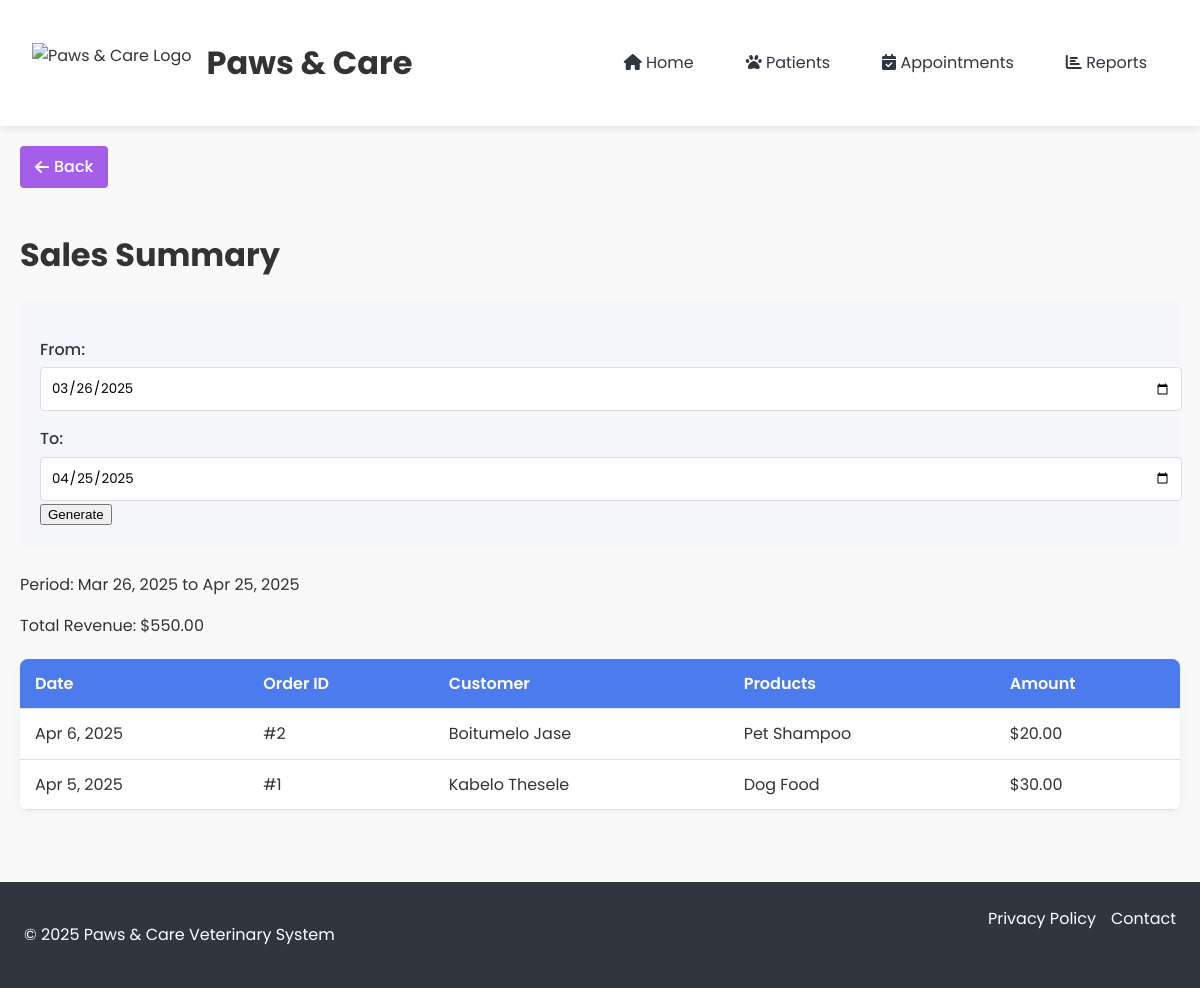
/reports/sales_report.php, run on the app's committed database.
### tables this page shows
CREATE TABLE `Orders` (
  `Order_ID` int NOT NULL AUTO_INCREMENT,
  `Customer_ID` int DEFAULT NULL,
  `Date` date NOT NULL,
  `Total` decimal(10,2) DEFAULT NULL,
  PRIMARY KEY (`Order_ID`),
  KEY `Customer_ID` (`Customer_ID`),
  CONSTRAINT `Orders_ibfk_1` FOREIGN KEY (`Customer_ID`) REFERENCES `Owners` (`Owner_ID`) ON DELETE CASCADE
);

CREATE TABLE `Owners` (
  `Owner_ID` int NOT NULL AUTO_INCREMENT,
  `Name` varchar(100) NOT NULL,
  `Contact` varchar(20) NOT NULL,
  `Email` varchar(100) NOT NULL,
  PRIMARY KEY (`Owner_ID`),
  UNIQUE KEY `Email` (`Email`)
);

### reports/sales_report.php (the view, shortened to what this page needs)
<?php
require_once '../config/db.php';
$start_date = $_GET['start_date'] ?? date('Y-m-d', strtotime('-30 days'));
$end_date = $_GET['end_date'] ?? date('Y-m-d');
$stmt = $pdo->prepare("
    SELECT o.Order_ID, o.Date, o.Total, c.Name AS Customer,
           GROUP_CONCAT(p.Name SEPARATOR ', ') AS Products
    FROM Orders o
    JOIN Owners c ON o.Customer_ID = c.Owner_ID
    JOIN Order_Details od ON o.Order_ID = od.Order_ID
    JOIN Products p ON od.Product_ID = p.Product_ID
    WHERE o.Date BETWEEN ? AND ?
    GROUP BY o.Order_ID
    ORDER BY o.Date DESC
");
$stmt->execute([$start_date, $end_date]);
$sales = $stmt->fetchAll();
$total_stmt = $pdo->prepare("SELECT SUM(Total) AS Revenue FROM Orders WHERE Date BETWEEN ? AND ?");
$total_stmt->execute([$start_date, $end_date]);
$total = $total_stmt->fetch();
require_once '../includes/header.php';
?>
<!DOCTYPE html>
<html>
<head>
    <link rel="stylesheet" href="../assets/css/style.css">
</head>
<body>
    <h1>Sales Summary</h1>
    <form method="GET" class="report-filter">
        <label>From:</label>
        <input type="date" name="start_date" value="<?= $start_date ?>">
        <label>To:</label>
        <input type="date" name="end_date" value="<?= $end_date ?>" max="<?= date('Y-m-d') ?>">
        <button type="submit">Generate</button>
    </form>
    <div class="report-summary">
        <p>Period: <?= date('M j, Y', strtotime($start_date)) ?> to <?= date('M j, Y', strtotime($end_date)) ?></p>
        <p class="highlight">Total Revenue: $<?= number_format($total['Revenue'] ?? 0, 2) ?></p>
    </div>
    <?php if (empty($sales)): ?>
        <p>No sales found for the selected period.</p>
    <?php else: ?>
        <table class="report-table">
            <thead>
                <tr>
                    <th>Date</th>
                    <th>Order ID</th>
                    <th>Customer</th>
                    <th>Products</th>
                    <th>Amount</th>
                </tr>
            </thead>
            <tbody>
                <?php foreach ($sales as $sale): ?>
                    <tr>
                        <td><?= date('M j, Y', strtotime($sale['Date'])) ?></td>
                        <td>#<?= $sale['Order_ID'] ?></td>
                        <td><?= htmlspecialchars($sale['Customer']) ?></td>
                        <td><?= htmlspecialchars($sale['Products']) ?></td>
                        <td>$<?= number_format($sale['Total'], 2) ?></td>
                    </tr>
                <?php endforeach; ?>
            </tbody>
        </table>
    <?php endif; ?>
</body>
</html>
<?php
require_once '../includes/footer.php';
?>

### assets/css/style.css (style rules this page uses)
:root { --primary: #4b7bec; --secondary: #a55eea; --light: #f5f6fa; --dark: #2f3640; --success: #20bf6b; --warning: #fa8231; --danger: #eb3b5a; }
body { font-family: 'Poppins', sans-serif; margin: 0; padding: 0; background-color: #f9f9f9; color: #333; line-height: 1.6; }
table { width: 100%; border-collapse: collapse; margin: 20px 0; box-shadow: 0 2px 10px rgba(0,0,0,0.05); background: white; border-radius: 8px; overflow: hidden; }
th, td { padding: 12px 15px; text-align: left; border-bottom: 1px solid #e0e0e0; }
th { background-color: var(--primary); color: white; font-weight: 600; }
label { display: block; margin: 15px 0 5px; font-weight: 500; color: var(--dark); }
input[type="text"], input[type="number"], input[type="date"], input[type="time"], input[type="email"], select, textarea { width: 100%; padding: 10px; border: 1px solid #ddd; border-radius: 4px; font-family: 'Poppins', sans-serif; transition: border 0.3s; }
.report-filter { background: #f5f6fa; padding: 20px; border-radius: 8px; margin-bottom: 25px; }

### data on the page
orders: Date "Apr 6, 2025", Order_ID "2", Customer_ID.Name "Boitumelo Jase", Products "Pet Shampoo", Total "20.00"
orders: Date "Apr 5, 2025", Order_ID "1", Customer_ID.Name "Kabelo Thesele", Products "Dog Food", Total "30.00"

### other printed values
$total['Revenue'] "550.00"
